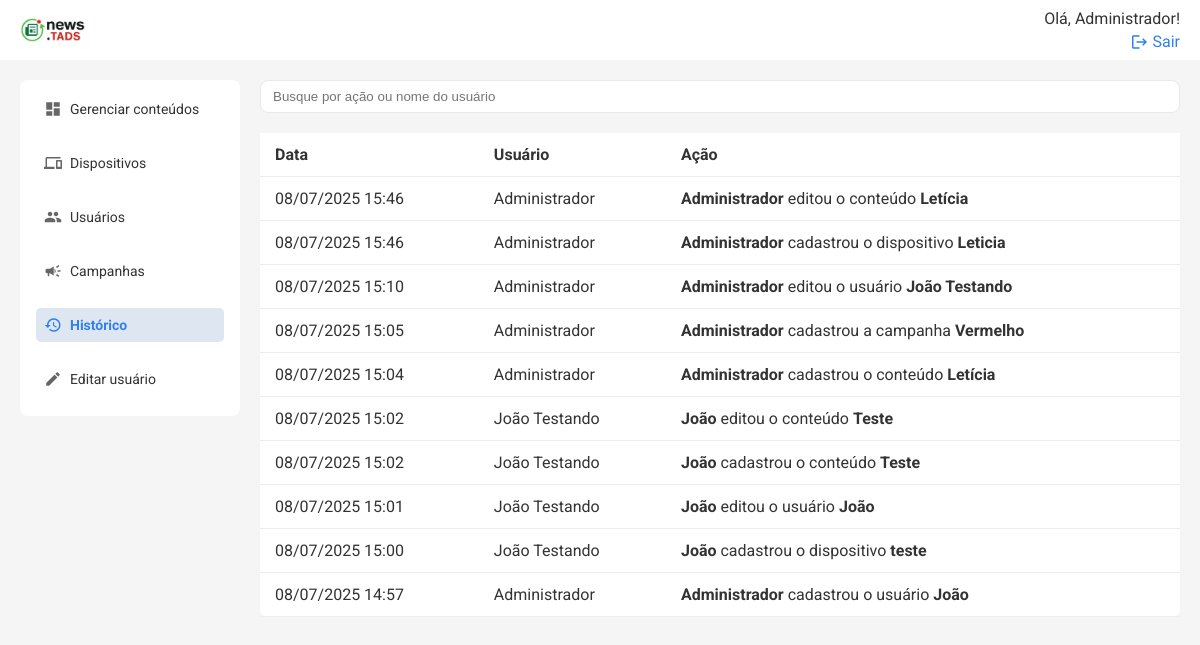
Page /historico (signed in) on the committed database.
### models.py (models this page shows, shortened)
class User(db.Model):
    id = db.Column(db.Integer, primary_key=True)
    name = db.Column(db.String(50), nullable=False)
    email = db.Column(db.String(120), nullable=False, unique=True)
    status = db.Column(db.String(10), nullable=False, default='Ativo')
    senha = db.Column(db.String(100), nullable=False)
    logs = db.relationship('Log', backref=db.backref('user'))
    is_admin = db.Column(db.Boolean, default=False)
    reset_token = db.Column(db.String(100), nullable=True)
    reset_token_expira_em = db.Column(db.DateTime, nullable=True)

class Historico(db.Model):
    id = db.Column(db.Integer, primary_key=True)
    acao = db.Column(db.String(255), nullable=False)
    data = db.Column(db.DateTime, default=datetime.utcnow)
    usuario_id = db.Column(db.Integer, db.ForeignKey('user.id'))
    usuario = db.relationship('User', backref='historicos')

### routes/historico.py (the view)
@historico_bp.route('/historico')
@login_required
@admin_required
def listar_historico():
    registros = Historico.query.order_by(Historico.data.desc()).all()
    for r in registros:
        r.data_local = para_fuso_local(r.data)
    return render_template('historico.html', historico=registros)

### timezone.py (called while the page is built)
def para_fuso_local(dt):
    if dt.tzinfo is None:
        from pytz import utc
        dt = utc.localize(dt)
    return dt.astimezone(FUSO_MS)

### templates/historico.html (shortened to what this page needs)
{% extends 'base.html' %} {% block title %}Histórico{% endblock %} {% block
content %}
<div class="search-cta">
    <input
        type="text"
        placeholder="Busque por ação ou nome do usuário"
        class="search"
        id="buscaHistorico"
    />
</div>
<div class="table-wrapper">
    <table class="table">
        <thead>
            <tr>
                <th>Data</th>
                <th>Usuário</th>
                <th>Ação</th>
            </tr>
        </thead>
        <tbody id="historicoTableBody">
            {% for item in historico %}
            <tr>
                <td>{{ item.data_local.strftime('%d/%m/%Y %H:%M') }}</td>
                <td>{{ item.usuario.name if item.usuario else 'Sistema' }}</td>
                <td>{{ item.acao|safe }}</td>
            </tr>
            {% endfor %}
        </tbody>
    </table>
</div>
{% endblock %}

### templates/base.html (shortened to what this page needs)
<!DOCTYPE html>
<html lang="pt-BR">
    <head>
        <link
            rel="stylesheet"
            href="{{ url_for('static', filename='css/styles.css') }}"
        />
    </head>
    <body>
        {% include 'topo.html' %}
        <div class="container">
            {% include 'menu.html' %}
            <main class="content">{% block content %}{% endblock %}</main>
        </div>
    </body>
</html>

### templates/topo.html (shortened to what this page needs)
<header class="topbar">
    <a href="{{ url_for('conteudos.listar_conteudos') }}" class="logo-topo">
        <img
            src="{{ url_for('static', filename='images/if_news.png') }}"
            alt="IFMS Logo"
            style="height: 24px; vertical-align: middle; margin-right: 8px"
        />
    </a>
    <div class="profile">
        {% if session['user_name'] %}
        <span>Olá, {{ session['user_name'] }}!</span>
        <a href="{{ url_for('auth.logout') }}">
            <span class="material-icons">logout</span>
            Sair
        </a>
        {% else %}
        <a href="{{ url_for('auth.login_usuario') }}">Entrar</a>
        {% endif %}
    </div>
</header>

### templates/menu.html
<aside class="sidebar">
    <nav>
        <a
            href="{{ url_for('conteudos.listar_conteudos') }}"
            class="{% if request.path == url_for('conteudos.listar_conteudos') %}active{% endif %}"
        >
            <span class="material-icons">dashboard</span>
            Gerenciar conteúdos
        </a>
        <a
            href="{{ url_for('telas.listar_dispositivos') }}"
            class="{% if request.path == url_for('telas.listar_dispositivos') %}active{% endif %}"
        >
            <span class="material-icons">devices</span>
            Dispositivos
        </a>
        {% if session.get('user_id') and session.get('is_admin') %}
        <a
            href="{{ url_for('users.listar_usuarios') }}"
            class="{% if request.path == url_for('users.listar_usuarios') %}active{% endif %}"
        >
            <span class="material-icons">people</span>
            Usuários
        </a>
        {% endif %}
        <a
            href="{{ url_for('campanhas.listar_campanhas') }}"
            class="{% if request.path == url_for('campanhas.listar_campanhas') %}active{% endif %}"
        >
            <span class="material-icons">campaign</span>
            Campanhas
        </a>
        {% if session.get('user_id') and session.get('is_admin') %}
        <a
            href="{{ url_for('historico.listar_historico') }}"
            class="{% if request.path == url_for('historico.listar_historico') %}active{% endif %}"
        >
            <span class="material-icons">history</span>
            Histórico
        </a>
        {% endif %}
        <a href="#" id="editProfileLink">
            <span class="material-icons">edit</span>
            Editar usuário
        </a>
    </nav>
</aside>

### static/css/styles.css (style rules this page uses)
* { box-sizing: border-box; }
body { margin: 0; font-family: 'Roboto', sans-serif; color: #333; background-color: #f5f5f5; }
.container { display: flex; height: 100vh; }
.sidebar { width: 220px; background: #ffffff; font-size: 14px; padding: 12px 16px 0 16px; box-sizing: border-box; margin: 80px 0 0 20px; border-radius: 8px; height: fit-content; }
.sidebar nav a { display: flex; align-items: center; gap: 8px; margin-bottom: 20px; text-decoration: none; color: #333; padding: 8px; border-radius: 5px; transition: background 0.3s; }
.sidebar nav a .material-icons { font-size: 20px; color: #666; }
.sidebar nav a.active .material-icons { color: #2f80ed; }
.sidebar nav a.active { background: #dee6f1; font-weight: bold; color: #2f80ed; }
.content { flex: 1; display: flex; flex-direction: column; padding: 20px; margin-top: 60px; box-sizing: border-box; overflow: hidden; height: calc(100vh - 60px); }
.table-wrapper { flex: 1; overflow-y: auto; }
.table thead th { position: sticky; top: 0; background: white; z-index: 1; }
.topbar { width: 100%; background: #ffffff; padding-inline: 20px; box-sizing: border-box; display: flex; justify-content: space-between; align-items: center; position: fixed; top: 0; left: 0; height: 60px; z-index: 100; }
.topbar .profile a { text-align: right; font-size: 16px; color: #2f80ed; text-decoration: none; display: flex; align-items: center; gap: 4px; }
.topbar .profile a .material-icons { font-size: 16px; }
.profile { display: flex; flex-direction: column; align-items: flex-end; gap: 4px; }
.search-cta { display: flex; gap: 12px; margin-bottom: 20px; }
.search { padding: 8px 12px; width: 100%; border: 1px solid #e9e9e9; border-radius: 8px; outline: none; }
.table { width: 100%; border-collapse: collapse; background: white; border-radius: 8px; }
.table th, .table td { padding: 12px 15px; border-bottom: 1px solid #eee; vertical-align: middle; }
.table th { text-align: left; }
.material-icons { font-size: 18px !important; vertical-align: middle; }

### rows in the picture
User: user_name "Administrador"
Historico: data_local "08/07/2025 15:46", usuario "Administrador", acao "Administrador editou o conteúdo Letícia"
Historico: data_local "08/07/2025 15:46", usuario "Administrador", acao "Administrador cadastrou o dispositivo Leticia"
Historico: data_local "08/07/2025 15:10", usuario "Administrador", acao "Administrador editou o usuário João Testando"
Historico: data_local "08/07/2025 15:05", usuario "Administrador", acao "Administrador cadastrou a campanha Vermelho"
Historico: data_local "08/07/2025 15:04", usuario "Administrador", acao "Administrador cadastrou o conteúdo Letícia"
Historico: data_local "08/07/2025 15:02", usuario "João Testando", acao "João editou o conteúdo Teste"
Historico: data_local "08/07/2025 15:02", usuario "João Testando", acao "João cadastrou o conteúdo Teste"
Historico: data_local "08/07/2025 15:01", usuario "João Testando", acao "João editou o usuário João"
Historico: data_local "08/07/2025 15:00", usuario "João Testando", acao "João cadastrou o dispositivo teste"
Historico: data_local "08/07/2025 14:57", usuario "Administrador", acao "Administrador cadastrou o usuário João"
